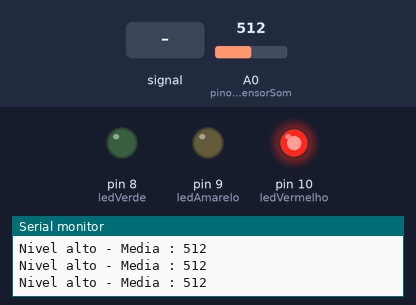
Bench run of a sketch on a simulated Arduino Uno, built with avr-gcc and run on an emulated ATmega328P. Parts: output pins drawn as LEDs (lit = HIGH), the last lines printed to the serial monitor. Dashed ring = blinking. The inputs (shaded band) are chosen by the test bench; at power-on: A0 (pinoSinalSensorSom) = 512.

Above: at 1.2 s.
1.3 s: A0 (pinoSinalSensorSom) fed a 2 Hz sine of ±306 counts around its level
At 1.5 s:
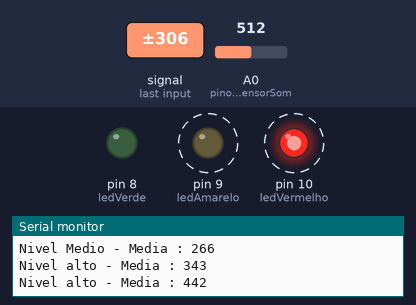
4.3 s: A0 (pinoSinalSensorSom) set to 90
At 5.5 s:
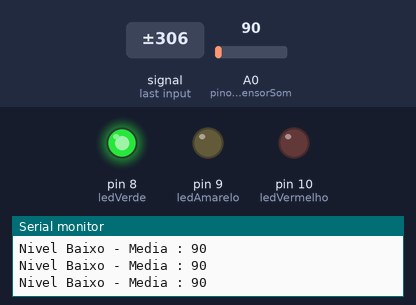
6.0 s: A0 (pinoSinalSensorSom) set to 306
At 7.4 s:
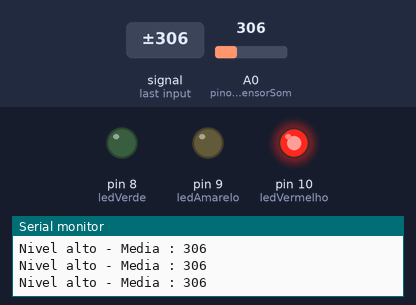
9.0 s: A0 (pinoSinalSensorSom) fed a 200 Hz sine of ±255 counts around its level
At 11.9 s:
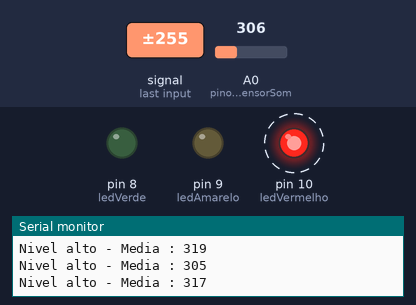
12.0 s: A0 (pinoSinalSensorSom) fed a 1000 Hz sine of ±255 counts around its level
At 12.7 s:
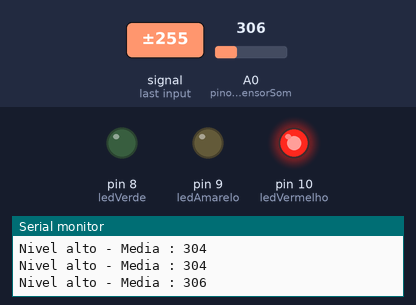
15.0 s: A0 (pinoSinalSensorSom) set to 290
At 15.8 s:
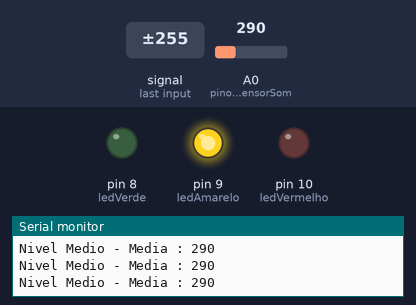
Timing chart, 0 to 17.5 s (numbered marks = the images above; inputs shaded):
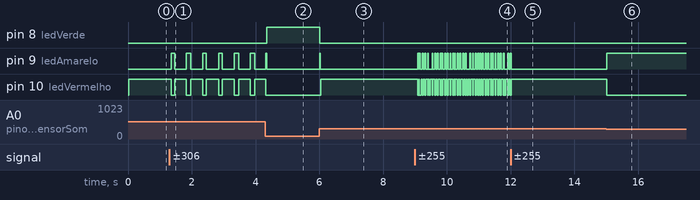

The sketch:

SensorSomDigitho.ino
```cpp
// Programa : Niveis de ruido com Sensor de Som
// Autor : Arduino e Cia

#define ledVermelho 10
#define ledAmarelo 9
#define ledVerde 8

const int num_leitura = 256; //Define o numero de medicoes
int pinoSinalSensorSom = A0; //Pino ligado ao pino S do modulo sensor de som
long sinalSensorSom;   //Armazena o valor lido do Sensor de Som
long somaDeLeituras = 0; //Armazena o valor total das n medicoes
long nivelSom =0; //Armazena o valor medio


//Array para montar o simbolo grafico

void setup()
{
  pinMode(pinoSinalSensorSom, INPUT); //Define o pino de sinal como Entrada
  Serial.begin(9600);
  pinMode(ledVermelho, OUTPUT);
  pinMode(ledAmarelo, OUTPUT);
  pinMode(ledVerde, OUTPUT);
}

void loop()
{
  //Efetua 128 leituras do sinal
  for (int i=0; i<num_leitura ; i++)
  { sinalSensorSom = analogRead(pinoSinalSensorSom);
    somaDeLeituras = somaDeLeituras + sinalSensorSom;
  }
  nivelSom = somaDeLeituras/num_leitura; //Calcula o valor medio
  digitalWrite(ledVermelho,LOW);
  digitalWrite(ledAmarelo,LOW);
  digitalWrite(ledVerde,LOW);

  //Verifica o nivel de sinal e exibe na tela
  if (nivelSom < 100)
  {
    Serial.print("Nivel Baixo");
    Serial.print(" - Media : ");
    Serial.println(nivelSom);
    digitalWrite(ledVerde,HIGH);
  }

  if (nivelSom >100 && nivelSom < 300 )
  {
    Serial.print("Nivel Medio");
    Serial.print(" - Media : ");
    Serial.println(nivelSom);
    digitalWrite(ledAmarelo,HIGH);
  }

  if (nivelSom > 300)
  {
    Serial.print("Nivel alto");
    Serial.print(" - Media : ");
    Serial.println(nivelSom);
    digitalWrite(ledVermelho,HIGH);
  }

  somaDeLeituras = 0; //Reinicia a soma dos valores das medicoes
}
```

Measured:
- after the input at 1.3 s, pin 9 (ledAmarelo): alternates HIGH for 0.13 s and LOW for 0.37 s, starting after 0.05 s; pin 10 (ledVermelho): alternates HIGH for 0.37 s and LOW for 0.13 s, starting after 0.05 s
- after the input at 4.3 s, pin 8 (ledVerde): LOW → HIGH after 0.05 s; pin 10 (ledVermelho): goes on until 4.3 s, then stays LOW
- after the input at 6.0 s, pin 8 (ledVerde): HIGH → LOW at once; pin 9 (ledAmarelo): LOW → HIGH at once, → LOW 0.03 s later; pin 10 (ledVermelho): LOW → HIGH at once
- after the input at 9.0 s, pin 9 (ledAmarelo): LOW → HIGH after 0.08 s, then moves between LOW and HIGH, repeating every 1.2 s; pin 10 (ledVermelho): alternates HIGH for 0.06 s and LOW for 0.03 s, starting after 0.08 s
- after the input at 12.0 s, pin 9 (ledAmarelo): goes on until 12.0 s, then stays LOW; pin 10 (ledVermelho): goes on until 12.0 s, then stays HIGH
- after the input at 15.0 s, pin 9 (ledAmarelo): LOW → HIGH at once; pin 10 (ledVermelho): HIGH → LOW at once
